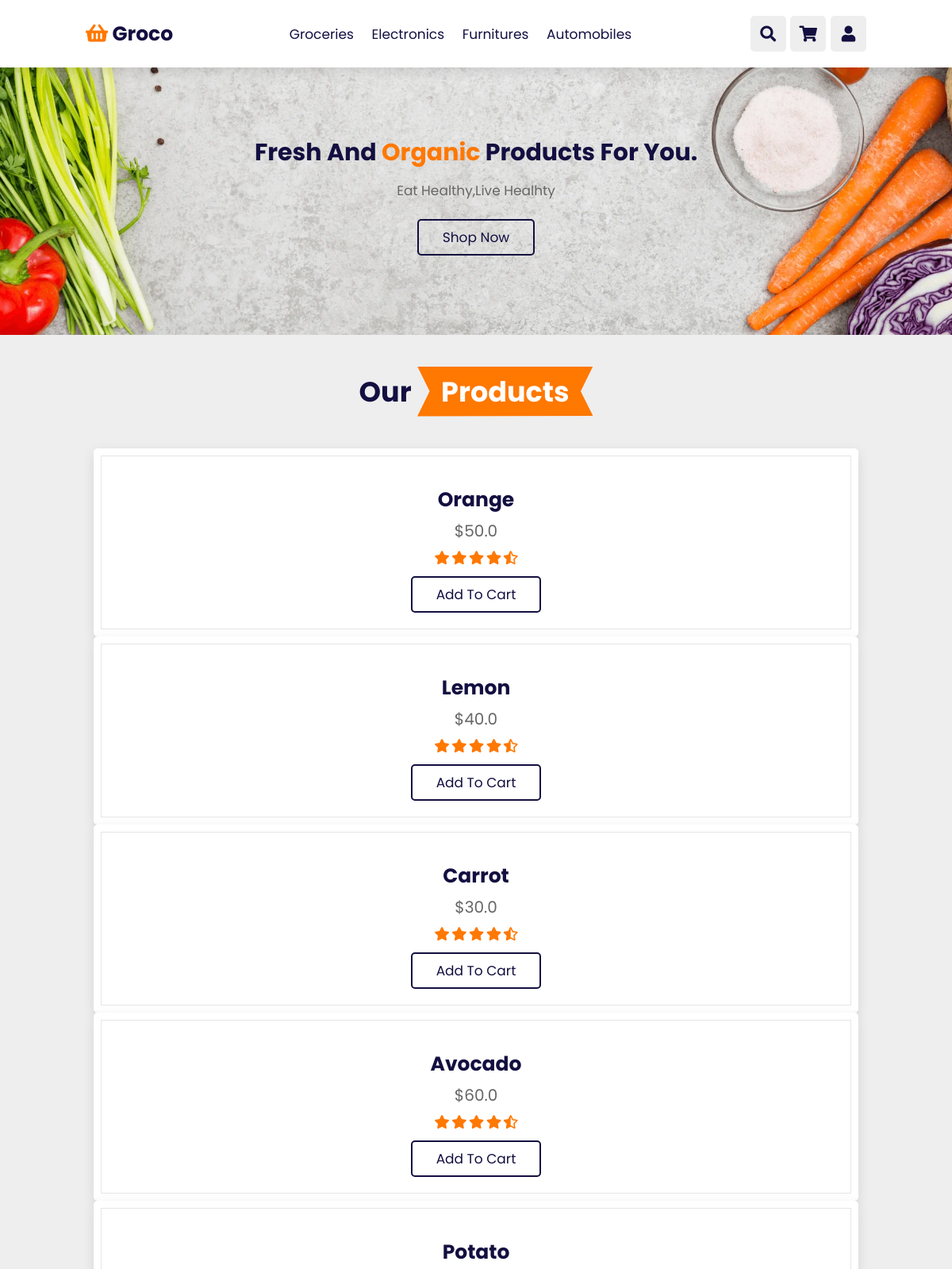
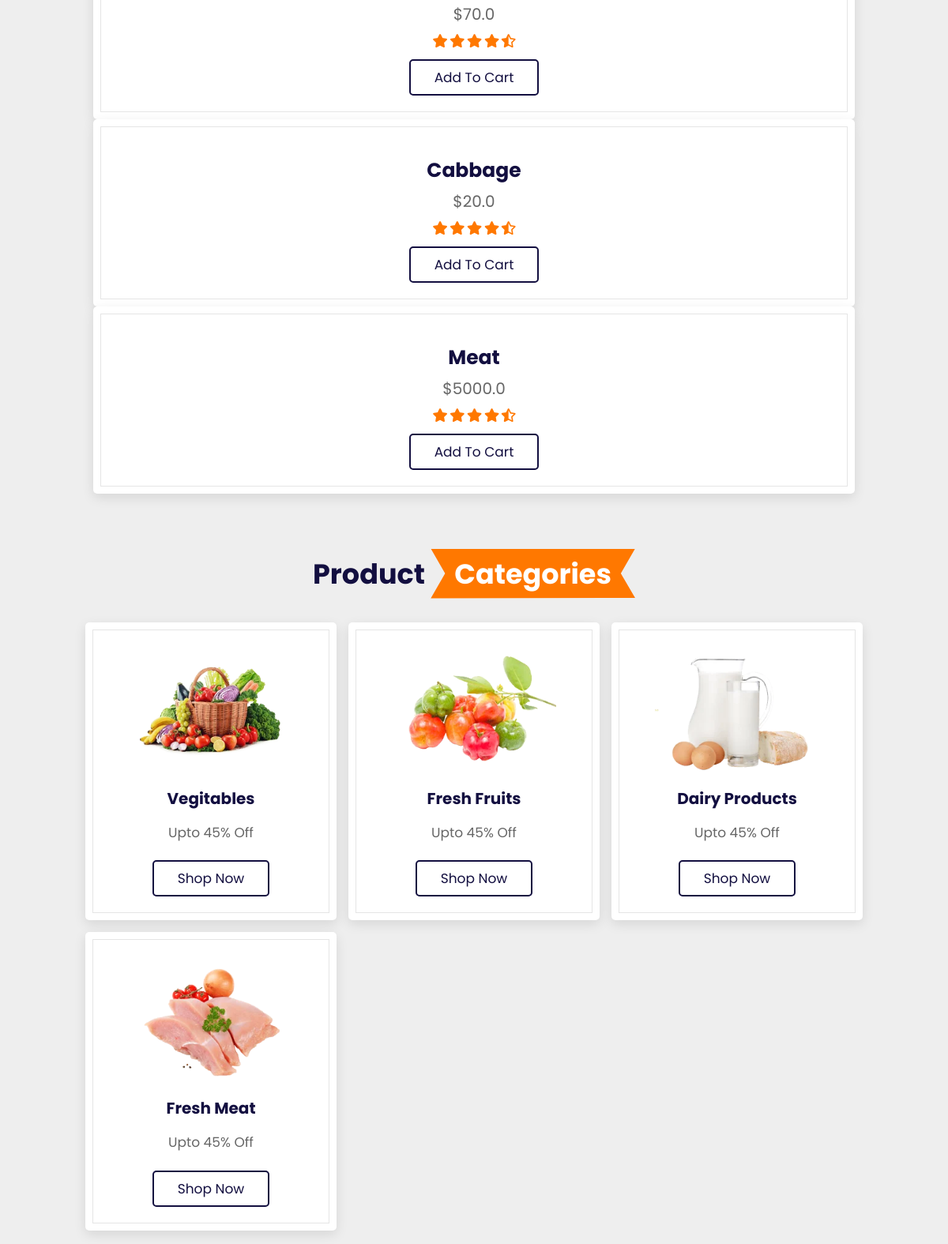
The page / (upper part) on the database its author committed (2 pictures, top to bottom).
### Ecom/models.py (models this page shows, shortened)
class products(models.Model):
    title = models.CharField(max_length=200)
    price = models.FloatField()
    discount_price = models.FloatField()
    category = models.CharField(max_length=200)
    description = models.TextField()
    image = models.CharField(max_length=500)
    class Meta:
        verbose_name = "Product"

### Ecom/views.py (the view)
# urls.py: path('', views.index, name='index'),
def index(request):
  product_objects = products.objects.filter(category='grocery')
  return render(request, 'index.html',{'product_objects': product_objects})

### templates/index.html (shortened to what this page needs)
{% load static %}
<!DOCTYPE html>
<html lang="en">
<head>
    <link rel="stylesheet" href="https://unpkg.com/swiper@7/swiper-bundle.min.css" />
    <link rel="stylesheet" href="https://cdnjs.cloudflare.com/ajax/libs/font-awesome/5.15.4/css/all.min.css">
    <link rel="stylesheet" href="css/style.css">
    <link rel="stylesheet" href="{% static 'css/style.css' %}">
</head>
<body>
<header class="header">
    <a href="#" class="logo"> <i class="fas fa-shopping-basket"></i> groco </a>
    <nav class="navbar">
        <a href="#home">Groceries</a>
        <a href="#features">Electronics</a>
        <a href="#products">Furnitures</a>
        <a href="#categories">Automobiles</a>
    </nav>
    <div class="icons">
        <div class="fas fa-search" id="search-btn"></div>
        <div class="fas fa-shopping-cart" id="cart-btn"></div>
        <div class="fas fa-user" id="login-btn"></div>
    </div>
</header>
<section class="home" id="home">
    <div class="content">
        <h3>fresh and <span>organic</span> products for you.</h3>
        <p>Eat Healthy,Live Healhty</p>
        <a href="#" class="btn">shop now</a>
    </div>
</section>
<section class="products" id="products">
    <h1 class="heading"> our <span>products</span> </h1>
    <div class="swiper product-slider">
        <div class="swiper-wrapper">
            {% for product in product_objects%}
            <div class="swiper-slide box">
                <h3>{{ product.title }}</h3>
                <div class="price"> ${{ product.price }}</div>
                <div class="stars">
                    <i class="fas fa-star"></i>
                    <i class="fas fa-star"></i>
                    <i class="fas fa-star"></i>
                    <i class="fas fa-star"></i>
                    <i class="fas fa-star-half-alt"></i>
                </div>
                <a href="#" class="btn">add to cart</a>
            </div>
            {% endfor %}
        </div>
    </div>
</section>
<section class="categories" id="categories">
    <h1 class="heading"> product <span>categories</span> </h1>
    <div class="box-container">
        <div class="box">
            <img src="image/cat-1.png" alt="">
            <h3>vegitables</h3>
            <p>upto 45% off</p>
            <a href="#" class="btn">shop now</a>
        </div>
        <div class="box">
            <img src="image/cat-2.png" alt="">
            <h3>fresh fruits</h3>
            <p>upto 45% off</p>
            <a href="#" class="btn">shop now</a>
        </div>
        <div class="box">
            <img src="image/cat-3.png" alt="">
            <h3>dairy products</h3>
            <p>upto 45% off</p>
            <a href="#" class="btn">shop now</a>
        </div>
        <div class="box">
            <img src="image/cat-4.png" alt="">
            <h3>fresh meat</h3>
            <p>upto 45% off</p>
            <a href="#" class="btn">shop now</a>
        </div>
    </div>
</section>
</body>
</html>

### static/css/style.css (style rules this page uses)
:root { --orange:#ff7800; --black:#130f40; --light-color:#666; --box-shadow:0 .5rem 1.5rem rgba(0,0,0,.1); --border:.2rem solid rgba(0,0,0,.1); --outline:.1rem solid rgba(0,0,0,.1); --outline-hover:.2rem solid var(--black); }
* { font-family: 'Poppins', sans-serif; margin:0; padding:0; box-sizing: border-box; outline: none; border:none; text-decoration: none; text-transform: capitalize; transition: all .2s linear; }
html { font-size: 62.5%; overflow-x: hidden; scroll-behavior: smooth; scroll-padding-top: 7rem; }
body { background:#eee; }
section { padding:2rem 9%; }
.heading { text-align: center; padding:2rem 0; padding-bottom: 3rem; font-size: 3.5rem; color:var(--black); }
.heading span { background: var(--orange); color:#fff; display: inline-block; padding:.5rem 3rem; clip-path: polygon(100% 0, 93% 50%, 100% 99%, 0% 100%, 7% 50%, 0% 0%); }
.btn { margin-top: 1rem; display: inline-block; padding:.8rem 3rem; font-size: 1.7rem; border-radius: .5rem; border:.2rem solid var(--black); color:var(--black); cursor: pointer; background: none; }
.header { position: fixed; top:0; left:0; right: 0; z-index: 1000; display: flex; align-items: center; justify-content: space-between; padding:2rem 9%; background:#fff; box-shadow: var(--box-shadow); }
.header .logo { font-size: 2.5rem; font-weight: bolder; color:var(--black); }
.header .logo i { color:var(--orange); }
.header .navbar a { font-size: 1.7rem; margin:0 1rem; color:var(--black); }
.header .icons div { height: 4.5rem; width: 4.5rem; line-height: 4.5rem; border-radius: .5rem; background: #eee; color:var(--black); font-size: 2rem; margin-left: .3rem; cursor: pointer; text-align: center; }
.home { display: flex; align-items: center; justify-content: center; background: url(../image/banner-bg.webp) no-repeat; background-position: center; background-size: cover; padding-top: 17rem; padding-bottom: 10rem; }
.home .content { text-align: center; width:60rem; }
.home .content h3 { color:var(--black); font-size: 3rem; }
.home .content h3 span { color:var(--orange); }
.home .content p { color:var(--light-color); font-size: 1.7rem; padding:1rem 0; line-height: 1.8; }
.products .product-slider { padding:1rem; }
.products .product-slider .box { background: #fff; border-radius: .5rem; text-align: center; padding:3rem 2rem; outline-offset: -1rem; outline: var(--outline); box-shadow: var(--box-shadow); transition: .2s linear; }
.products .product-slider .box h3 { font-size: 2.5rem; color:var(--black); }
.products .product-slider .box .price { font-size: 2rem; color:var(--light-color); padding:.5rem 0; }
.products .product-slider .box .stars i { font-size: 1.7rem; color:var(--orange); padding:.5rem 0; }
.categories .box-container { display: grid; grid-template-columns: repeat(auto-fit, minmax(26rem, 1fr)); gap:1.5rem; }
.categories .box-container .box { padding:3rem 2rem; border-radius: .5rem; background:#fff; box-shadow: var(--box-shadow); outline:var(--outline); outline-offset: -1rem; text-align: center; }
.categories .box-container .box img { margin:1rem 0; height:15rem; }
.categories .box-container .box h3 { font-size: 2rem; color:var(--black); line-height: 1.8; }
.categories .box-container .box p { font-size: 1.7rem; color:var(--light-color); line-height: 1.8; padding:1rem 0; }

### rows shown on the page
products: title "Orange", price "50.0"
products: title "Lemon", price "40.0"
products: title "Carrot", price "30.0"
products: title "Avocado", price "60.0"
products: title "Potato", price "70.0"
products: title "Cabbage", price "20.0"
products: title "Meat", price "5000.0"
